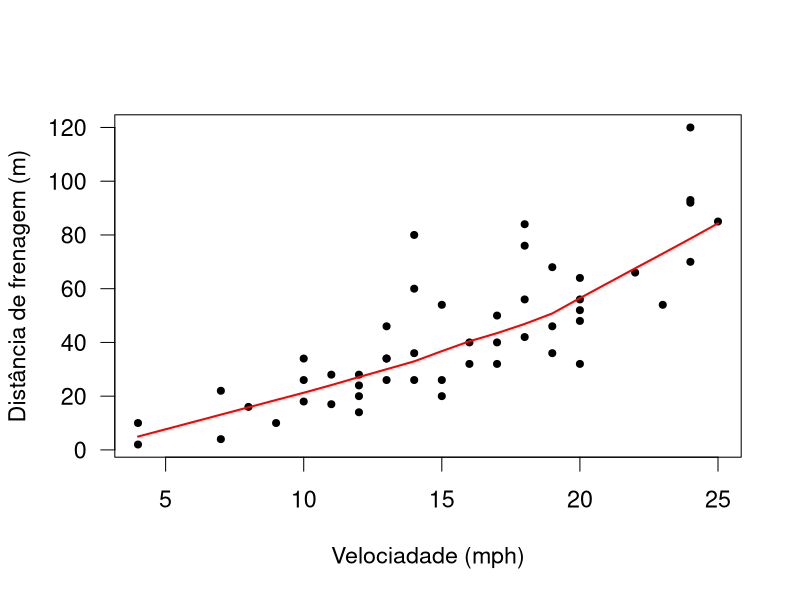
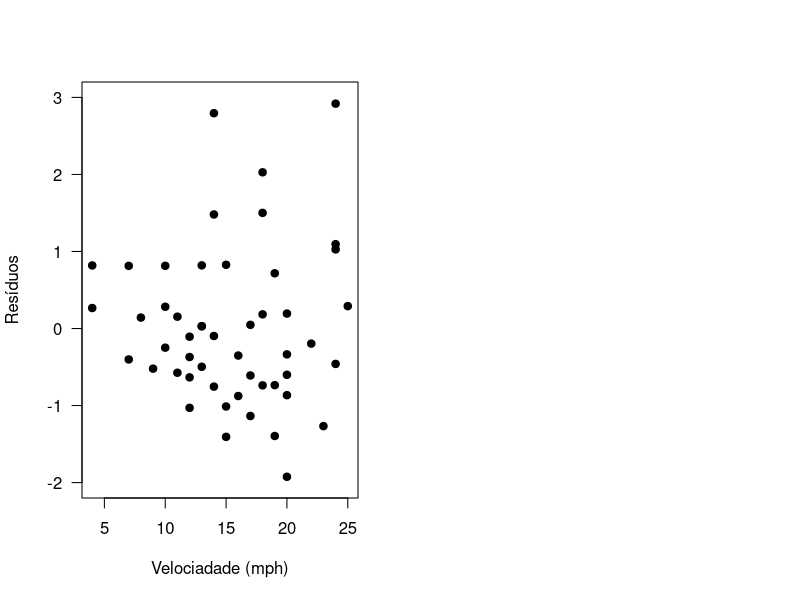
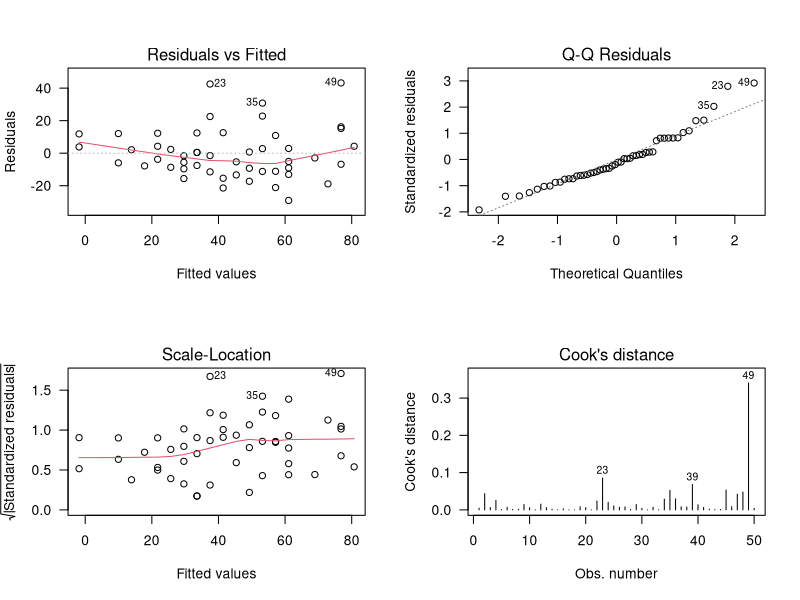
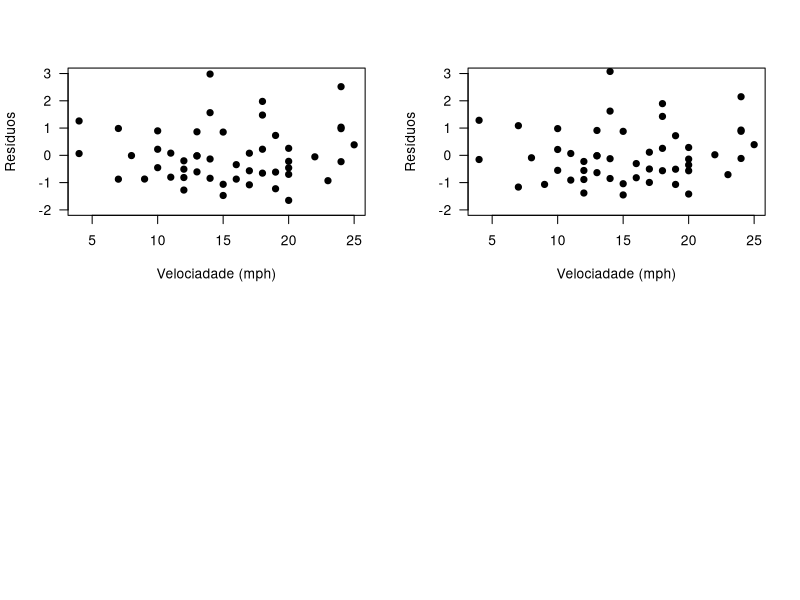

These charts were generated, in order, by the following R code:
## ---- chunk 1
knitr::opts_chunk$set(echo = TRUE)
## ---- chunk 2
require(car) 
## ---- chunk 3
require(nlme)
## ---- chunk 4
head(cars,10) 
## ---- chunk 5
summary(cars) 
# Extraindo algumas descritivas

par(cex=1.4, las=1)
plot(cars, pch=20, xlab='Velociadade (mph)', ylab='Distância de frenagem (m)') 

# Gráfico de dispersão da distância de frenagem em relação à velocidade do veículo.

with(cars, lines(lowess(dist~speed), col='red', lwd=2)) 
## ---- chunk 6
ajuste <- lm(dist ~ speed, data = cars) 
# ajuste armazena o modelo de regressão linear ajustado para as duas variáveis.

summary(ajuste) 
## ---- chunk 7
residuos <- rstandard(ajuste) 
## ---- chunk 8
par(cex=1.4, las=1, mfrow=c(1,2))
plot(cars$speed, residuos, xlab='Velociadade (mph)', ylab='Resíduos', 
     pch=20,cex=1.5,ylim=c(-2,3))
# Gráfico de resíduos vs velocidade. Há claros indicativos de que a 
# variância dos resíduos aumenta com a velocidade

par(mfrow = c(2,2))
plot(ajuste, which = 1:4)

ncvTest(lm(dist~speed, data=cars)) 
## ---- chunk 9
ajuste2 <- lm(dist ~ speed, weights=1/speed, data=cars) 
# Incorporamos os pesos por meio do argumento "weights".

residuos2 <- rstandard(ajuste2)
plot(cars$speed, residuos2, xlab='Velociadade (mph)', ylab='Resíduos', 
     pch=20,cex=1.5,ylim=c(-2,3))
## ---- chunk 10
summary(ajuste2) 
compareCoefs(ajuste,ajuste2) 
## ---- chunk 11
ajuste3 <- gls(dist ~ speed, data=cars, weight = varConstPower(form =~ speed))
residuos3 <- residuals(ajuste3, type='normalized')

plot(cars$speed,residuos3, xlab='Velociadade (mph)', ylab='Resíduos', pch=20,
     cex=1.5, ylim=c(-2,3))
# compareCoefs(ajuste, ajuste2, ajuste3)
summary(ajuste3)
